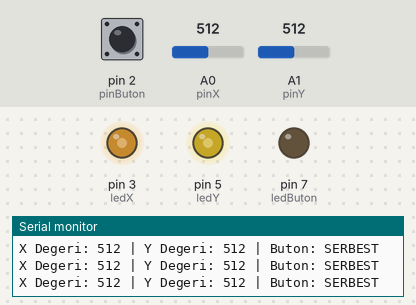
Recording of a sketch running on a simulated Arduino Uno, built with avr-gcc and run on an emulated ATmega328P. Shown: output pins drawn as LEDs (lit = HIGH), the last lines printed to the serial monitor. The inputs (shaded band) are chosen by the test bench; at power-on: A0 (pinX) = 512, A1 (pinY) = 512, pin 2 (pinButon) HIGH.

Above: at 1.2 s.
1.3 s: A0 (pinX) set to 0
At 1.8 s:
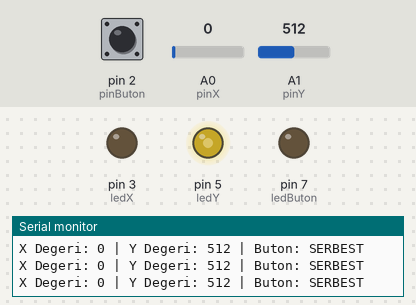
2.8 s: A1 (pinY) set to 0
At 3.4 s:
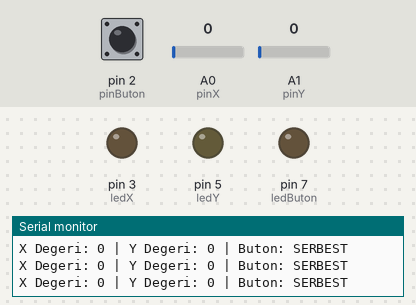
4.3 s: pin 2 (pinButon) pulled LOW for 0.15 s
At 4.44 s:
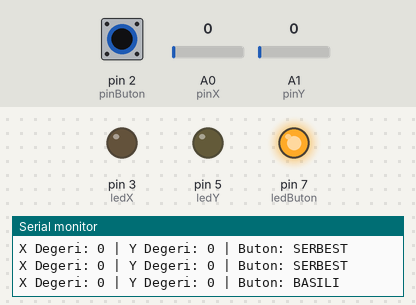
6.0 s: A0 (pinX) set to 122
At 6.8 s:
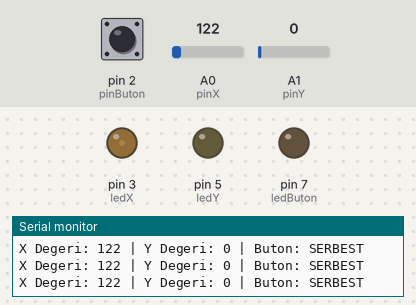
7.5 s: A1 (pinY) set to 122
At 8.5 s:
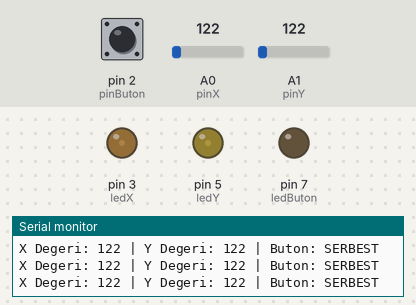
9.0 s: pin 2 (pinButon) pulled LOW for 1 s
At 9.8 s:
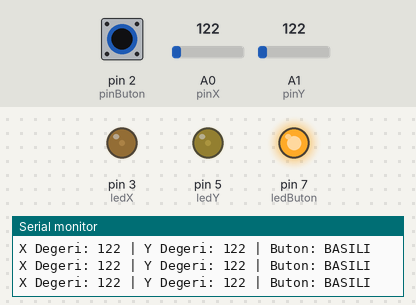
Timing chart, 0 to 12.0 s (numbered marks = the images above; inputs shaded):
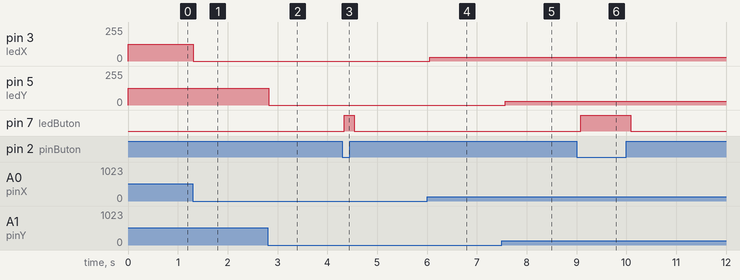

The sketch:

joyistik_led.ino
```cpp
// Joystick Pin Tanımlamaları
const int pinX = A0;
const int pinY = A1;
const int pinButon = 2;

// LED Pin Tanımlamaları
const int ledX = 3;     // X ekseni için PWM pini
const int ledY = 5;     // Y ekseni için PWM pini
const int ledButon = 7; // Sadece Aç/Kapa (Dijital)

void setup() {
  // Seri iletişimi başlatıyoruz (Ctrl+Shift+M ile monitörü açabilirsiniz)
  Serial.begin(9600);

  // Joystick buton pini için dahili pull-up direncini aktifleştiriyoruz
  // Bu sayede dışarıdan direnç bağlamamıza gerek kalmaz.
  pinMode(pinButon, INPUT_PULLUP);

  // LED pinlerini çıkış olarak ayarlıyoruz
  pinMode(ledX, OUTPUT);
  pinMode(ledY, OUTPUT);
  pinMode(ledButon, OUTPUT);
}

void loop() {
  // 1. Joystick Değerlerini Oku
  int xDegeri = analogRead(pinX); // 0 - 1023 arası değer okur
  int yDegeri = analogRead(pinY); // 0 - 1023 arası değer okur

  // INPUT_PULLUP kullandığımız için butona BASILDIĞINDA 0 (LOW), BASILMADIĞINDA 1 (HIGH) okunur
  int butonDurumu = digitalRead(pinButon);

  // 2. LED Parlaklıklarını Ayarla

  // 'map' komutu ile bu iki aralığı birbirine oranlıyoruz.
  int xParlaklik = map(xDegeri, 0, 1023, 0, 255);
  int yParlaklik = map(yDegeri, 0, 1023, 0, 255);

  analogWrite(ledX, xParlaklik);
  analogWrite(ledY, yParlaklik);

  // 3. Buton LED'ini Kontrol Et
  if (butonDurumu == LOW) {
    digitalWrite(ledButon, HIGH); // Butona basıldı, LED'i YAK
  } else {
    digitalWrite(ledButon, LOW);  // Buton serbest, LED'i SÖNDÜR
  }

  // 4. Seri Monitöre Değerleri Yazdır
  Serial.print("X Degeri: ");
  Serial.print(xDegeri);
  Serial.print(" | Y Degeri: ");
  Serial.print(yDegeri);
  Serial.print(" | Buton: ");

  if (butonDurumu == LOW) {
    Serial.println("BASILI");
  } else {
    Serial.println("SERBEST");
  }


  delay(100);
}
```

Measured:
- after the input at 1.3 s, pin 3 (ledX): 127/255 → 0/255 at once
- after the input at 2.8 s, pin 5 (ledY): 127/255 → 0/255 at once
- after the input at 4.3 s, pin 7 (ledButon): LOW → HIGH at once, → LOW 0.20 s later
- after the input at 6.0 s, pin 3 (ledX): 0/255 → 30/255 after 0.05 s
- after the input at 7.5 s, pin 5 (ledY): 0/255 → 30/255 after 0.07 s
- after the input at 9.0 s, pin 7 (ledButon): LOW → HIGH after 0.08 s, → LOW 1.0 s later
